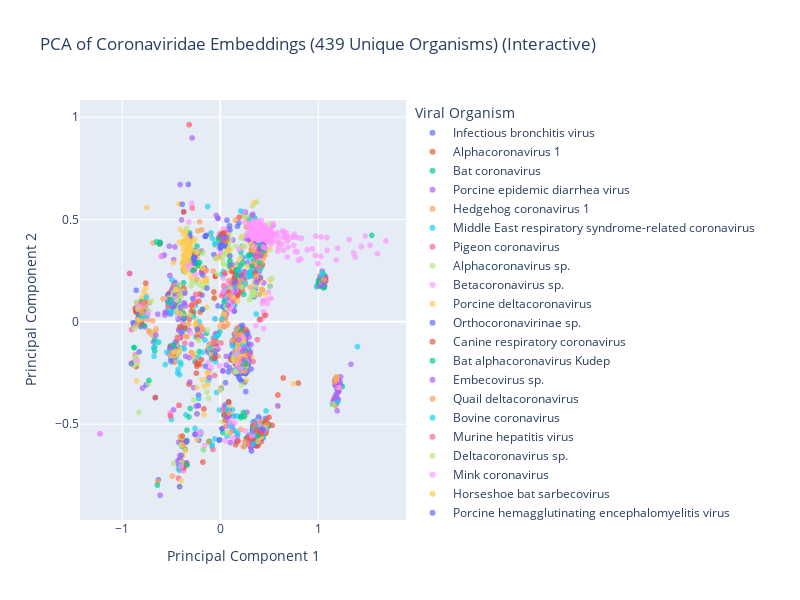

This figure's notebook cell:
### Code cell
import pandas as pd
from sklearn.decomposition import PCA
import plotly.express as px

# 1) Compute PCA
pca = PCA(n_components=2)
pca_result = pca.fit_transform(embeddings)

# 2) Build a DataFrame for Plotly
df_pca = pd.DataFrame({
    "PC1": pca_result[:, 0],
    "PC2": pca_result[:, 1],
    # If you have string labels:
    "Organism": df["Organism"].iloc[:len(pca_result)].values,
 
})

fig = px.scatter(
    df_pca,
    x="PC1",
    y="PC2",
    color="Organism",
    title="PCA of Coronaviridae Embeddings (439 Unique Organisms) (Interactive)",
    labels={"PC1": "Principal Component 1", "PC2": "Principal Component 2"}
)

fig.update_traces(marker=dict(size=6, opacity=0.7))
fig.update_layout(legend_title_text="Viral Organism", width=800, height=600)

fig.show()
